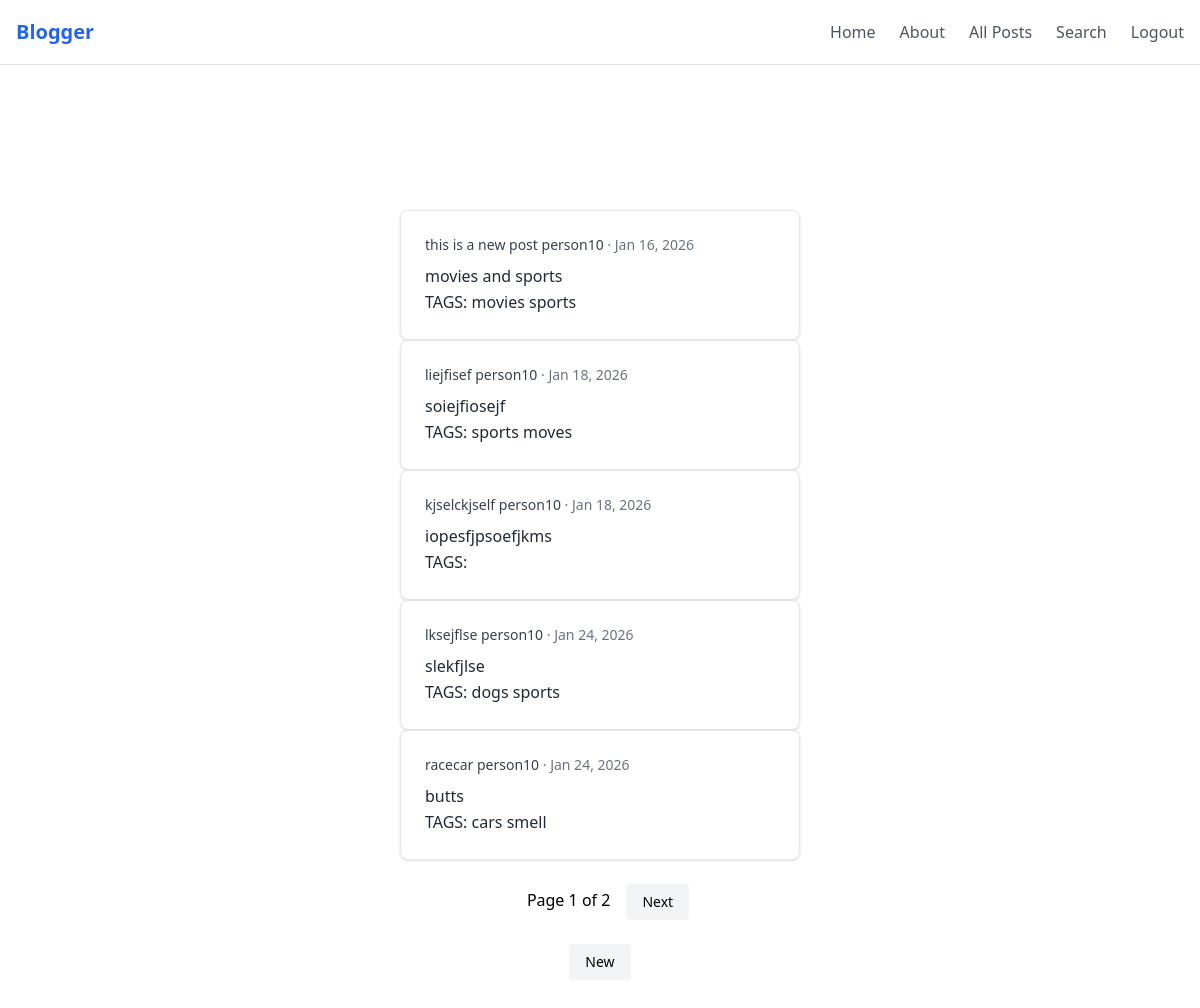
/blogapp/dashboard/ (signed in), run on the app's committed database.
### blogapp/models.py (models this page shows)
class Post(models.Model):
    title = models.CharField(max_length=100)
    content = models.TextField()
    author = models.ForeignKey(User,on_delete=models.CASCADE,related_name="posts")
    created_at = models.DateTimeField(auto_now_add=True)
    tags = models.ManyToManyField(Tag,related_name="posts")

class Tag(models.Model):
    title = models.CharField(max_length=100)

### blogapp/views.py (the view)
# urls.py: path('dashboard/',Dashboard.as_view(),name="dashboard"),
class Dashboard(LoginRequiredMixin,ListView):
    model = Post
    template_name = 'blogapp/postlist.html'
    paginate_by = 5
    ordering = ["-created_at"]
    def get_queryset(self):
        return Post.objects.all()

### blogapp/templates/blogapp/postlist.html (shortened to what this page needs)
{% extends "./base.html" %}
{% block content %}
  <div class="space-y-6">
    {% for post in object_list %}
      <a href="{% url 'detailpost' post.id%}">
      <div class="bg-white p-6 rounded-lg shadow border border-gray-200">
        <div class="text-sm text-gray-500 mb-2">
          <span class="font-medium text-gray-700">{{post.title}} {{ post.author }}</span>
          ·
          <span>{{ post.created_at|date:"M d, Y" }}</span>
        </div>
        <div class="text-gray-800 leading-relaxed">
          {{ post.content }}
        </div>
        <div class="text-gray-800 leading-relaxed">
          TAGS:
          {% for tag in post.tags.all %}
            {{tag.title}}
          {% endfor %}
        </div>
      </div>
    </a>
    {% endfor %}
    <div class="pagination flex justify-center">
        <span class="mt-1 mx-4">
            Page {{ page_obj.number }} of {{ page_obj.paginator.num_pages }}
        </span>
        {% if page_obj.has_next %}
            <a href="?page={{ page_obj.next_page_number }}" class="px-4 py-2 text-sm bg-gray-100 rounded hover:bg-gray-200">Next</a>
        {% endif %}
    </div>
    <div class="flex justify-center">
        {% if user.is_authenticated %}
          <a href="{% url 'newpost' %}" class="px-4 py-2 text-sm bg-gray-100 rounded hover:bg-gray-200">New</a>
        {% endif %}
    </div>
{% endblock %}

### data on the page
Post: title "this is a new post", author "person10", created_at "Jan 16, 2026", content "movies and sports"
Tag: title "movies"
Tag: title "sports"
Post: title "liejfisef", author "person10", created_at "Jan 18, 2026", content "soiejfiosejf"
Tag: title "sports"
Tag: title "moves"
Post: title "kjselckjself", author "person10", created_at "Jan 18, 2026", content "iopesfjpsoefjkms"
Post: title "lksejflse", author "person10", created_at "Jan 24, 2026", content "slekfjlse"
Tag: title "dogs"
Tag: title "sports"
Post: title "racecar", author "person10", created_at "Jan 24, 2026", content "butts"
Tag: title "cars"
Tag: title "smell"

### other printed values
{{ page_obj.number }} "1"
{{ page_obj.paginator.num_pages }} "2"
